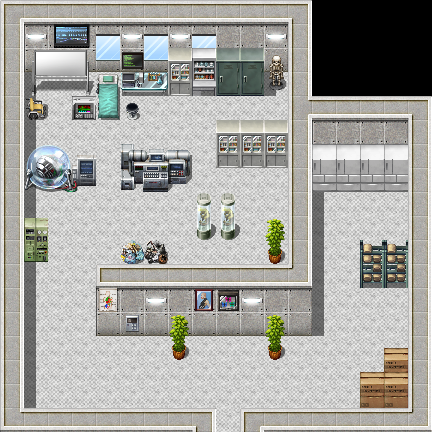

The image is a tile-based game level rendered from a .tmx file. Its description and complete source (layers, tilesets, objects, tile grids) follow:
An orthogonal 18x18 tile map with 24x24 px tiles, 1 tile layer (background) and 24 objects.

<map version="1.5" tiledversion="1.6.0" orientation="orthogonal" renderorder="right-down" width="18" height="18" tilewidth="24" tileheight="24" infinite="0" nextlayerid="20" nextobjectid="38">
 <tileset firstgid="1" source="powerRoom.tsx" />
 <layer id="1" name="background" width="18" height="18">
  <data encoding="csv">
22,23,24,25,26,27,28,29,30,31,32,33,34,35,36,37,38,39,
42,43,44,45,46,47,48,49,50,51,52,53,54,55,56,57,58,59,
62,63,64,65,66,67,68,69,70,71,72,73,74,75,76,77,78,79,
82,83,84,85,86,87,88,89,90,91,92,93,94,95,96,97,98,99,
102,103,104,105,106,107,108,109,110,111,112,113,114,115,116,117,118,119,
122,123,124,125,126,127,128,129,130,131,132,133,134,135,136,137,138,139,
142,143,144,145,146,147,148,149,150,151,152,153,154,155,156,157,158,159,
162,163,164,165,166,167,168,169,170,171,172,173,174,175,176,177,178,179,
182,183,184,185,186,187,188,189,190,191,192,193,194,195,196,197,198,199,
202,203,204,205,206,207,208,209,210,211,212,213,214,215,216,217,218,219,
222,223,224,225,226,227,228,229,230,231,232,233,234,235,236,237,238,239,
242,243,244,245,246,247,248,249,250,251,252,253,254,255,256,257,258,259,
262,263,264,265,266,267,268,269,270,271,272,273,274,275,276,277,278,279,
282,283,284,285,286,287,288,289,290,291,292,293,294,295,296,297,298,299,
302,303,304,305,306,307,308,309,310,311,312,313,314,315,316,317,318,319,
322,323,324,325,326,327,328,329,330,331,332,333,334,335,336,337,338,339,
342,343,344,345,346,347,348,349,350,351,352,353,354,355,356,357,358,359,
362,363,364,365,366,367,368,369,370,371,372,373,374,375,376,377,378,379
</data>
 </layer>
 <objectgroup id="2" name="margin">
  <object id="1" x="3.14697" y="0.524495" width="306.305" height="23.6023" />
  <object id="2" x="291.095" y="22.0288" width="19.4063" height="247.037" />
  <object id="3" x="312.074" y="97.0315" width="119.06" height="19.4063" />
  <object id="4" x="409.63" y="114.864" width="24.1268" height="311.025" />
  <object id="5" x="0.524495" y="24.6512" width="21.5043" height="400.189" />
  <object id="6" x="24.1268" y="409.63" width="188.294" height="18.8818" />
  <object id="7" x="246.512" y="412.777" width="162.593" height="17.8328" />
 </objectgroup>
 <objectgroup id="3" name="house">
  <object id="8" x="24.1268" y="25.1757" width="263.821" height="69.7578" />
  <object id="9" x="24.6512" y="92.8355" width="20.9798" height="26.7492" />
  <object id="10" x="70.8068" y="94.409" width="71.3313" height="24.6512" />
  <object id="11" x="20.9798" y="141.614" width="74.4782" height="48.2535" />
  <object id="12" x="121.158" y="146.334" width="68.1843" height="44.0575" />
  <object id="13" x="194.063" y="190.392" width="45.1065" height="47.729" />
  <object id="14" x="218.714" y="118.011" width="69.2333" height="48.2535" />
  <object id="15" x="264.345" y="215.043" width="23.0778" height="51.925" />
  <object id="16" x="97.0315" y="264.345" width="215.043" height="72.9048" />
  <object id="17" x="164.691" y="333.054" width="29.3717" height="23.6023" />
  <object id="18" x="266.443" y="336.726" width="22.0288" height="23.0778" />
  <object id="19" x="356.656" y="241.792" width="55.5964" height="44.0575" />
  <object id="20" x="309.976" y="117.487" width="102.276" height="76.0517" />
  <object id="21" x="22.0288" y="212.42" width="28.3227" height="47.729" />
  <object id="22" x="381.832" y="348.264" width="27.7982" height="61.8904" />
  <object id="23" x="359.279" y="371.867" width="25.1757" height="38.2881" />
 </objectgroup>
 <objectgroup id="4" name="对象层 3" />
 <objectgroup id="6" name="对象层 5" />
 <objectgroup id="7" name="对象层 6" />
 <objectgroup id="5" name="powerRoomdoor">
  <object id="36" x="213.055" y="428.862" width="31.9307" height="1.10106" />
 </objectgroup>
 <objectgroup id="8" name="对象层 7" />
 <objectgroup id="9" name="对象层 8" />
 <objectgroup id="10" name="对象层 9" />
 <objectgroup id="11" name="对象层 10" />
 <objectgroup id="12" name="对象层 11" />
 <objectgroup id="13" name="对象层 12" />
 <objectgroup id="14" name="对象层 13" />
 <objectgroup id="15" name="对象层 14" />
 <objectgroup id="16" name="对象层 15" />
 <objectgroup id="17" name="对象层 16" />
 <objectgroup id="18" name="对象层 17" />
 <objectgroup id="19" name="对象层 18" />
</map>
